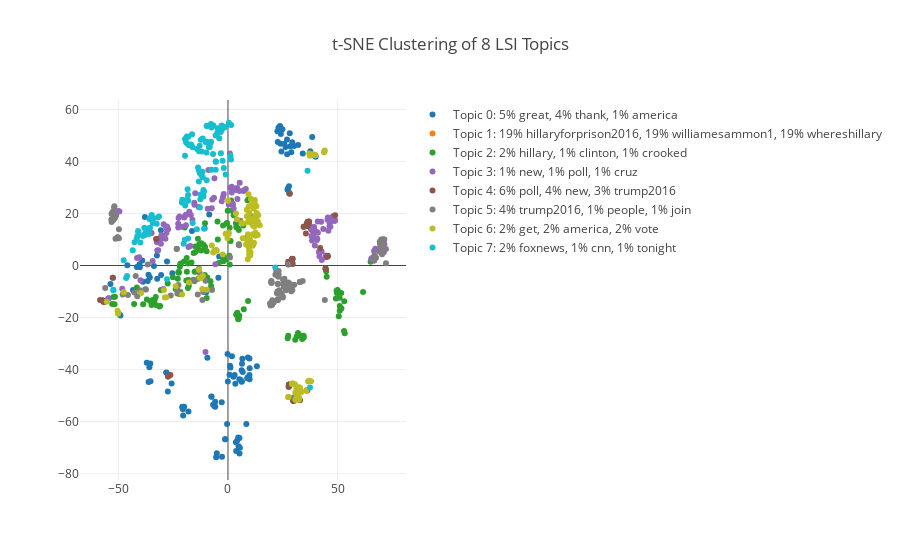

The notebook cell saved with this chart:
### Code cell
# 创建色彩映射
n = nTopics
cmap = get_cmap('tab10')
colors = [rgb2hex(cmap(color)) for color in np.arange(0, 1.000001, 1/(n-1))]

# 获取关键词
topWords = getTopWords(3, lsiKeys, vectorizedText, countVectorizer)


# 生成散点图
data = []
# 迭代每个主题
for topic in range(nTopics):
    mask = lsiKeys==topic
    sample_mask = np.zeros(mask.sum()).astype(bool)
    sample_mask[:int(1000/nTopics)] = True
    np.random.shuffle(sample_mask)
    
    scatter = go.Scatter(x = tsneModelVectors[mask,0][sample_mask],
                         y = tsneModelVectors[mask,1][sample_mask],
                         name = 'Topic {}: {}'.format(topic, topWords[topic]),
                         mode = 'markers',
                         text = df[mask]['Tweet_Text'][sample_mask],
                         marker = dict(color = colors[topic]))
    data.append(scatter)

layout = go.Layout(title = 't-SNE Clustering of {} LSI Topics'.format(nTopics),
                   showlegend=True,
                   hovermode = 'closest')

fig = go.Figure(data=data, layout=layout)
iplot(fig)
